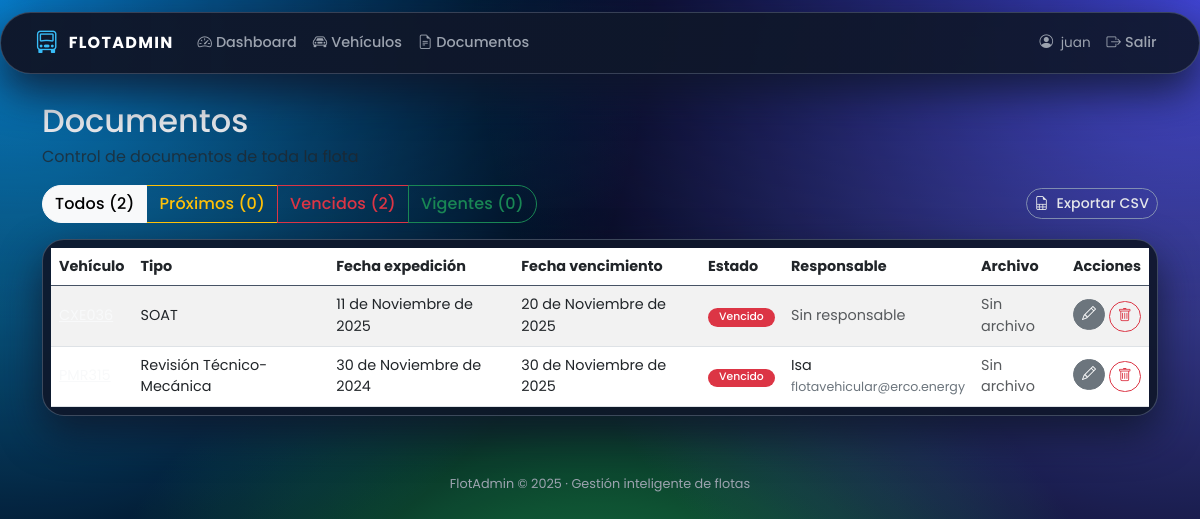
The page /documentos/ (signed in) on the database its author committed.
### gestion_flota/models.py (models this page shows, shortened)
class DocumentoVehiculo(models.Model):
    vehiculo = models.ForeignKey(
        Vehiculo,
        on_delete=models.CASCADE,
        related_name='documentos',
    )
    tipo = models.ForeignKey(
        TipoDocumento,
        on_delete=models.PROTECT,
    )
    fecha_expedicion = models.DateField(null=True, blank=True)
    fecha_vencimiento = models.DateField()
    archivo = models.FileField(
        upload_to=documento_vehiculo_path,
        null=True,
        blank=True,
        validators=[FileExtensionValidator(['pdf'])],
        help_text="Archivo PDF del documento. Se almacena en Cloudinary.",
    )
    creado_en = models.DateTimeField(auto_now_add=True)
    class Meta:
        ordering = ['fecha_vencimiento']
        verbose_name = "Documento de vehículo"
        verbose_name_plural = "Documentos de vehículos"
    @property
    def estado(self):
        hoy = date.today()
        if self.fecha_vencimiento < hoy:
            return 'vencido'
        delta_alerta = 30
        if (self.fecha_vencimiento - hoy).days <= delta_alerta:
            return 'proximo'
        return 'vigente'

class TipoDocumento(models.Model):
    nombre = models.CharField(max_length=50)  # SOAT, Tecnomecánica, Seguro, etc.
    descripcion = models.TextField(blank=True)
    class Meta:
        verbose_name = "Tipo de documento"
        verbose_name_plural = "Tipos de documento"
        ordering = ["nombre"]

class Vehiculo(models.Model):
    placa = models.CharField(max_length=10, unique=True)
    marca = models.CharField(max_length=50)
    modelo = models.CharField(max_length=50)
    anio = models.PositiveIntegerField(null=True, blank=True)
    tipo = models.CharField(
        max_length=50,
        blank=True,
        help_text="Ej: camioneta, camión, moto, automóvil, etc.",
    )
    foto = models.ImageField(
        upload_to=vehiculo_foto_path,
        null=True,
        blank=True,
        help_text="Foto del vehículo. Se almacena en Cloudinary.",
    )
    activo = models.BooleanField(default=True)
    responsable_nombre = models.CharField(max_length=100, blank=True)
    responsable_email = models.EmailField(blank=True)
    creado_por = models.ForeignKey(
        User,
        on_delete=models.SET_NULL,
        null=True,
        blank=True,
        related_name="vehiculos_creados",
    )
    creado_en = models.DateTimeField(auto_now_add=True)
    class Meta:
        verbose_name = "Vehículo"
        verbose_name_plural = "Vehículos"
        ordering = ["placa"]

### gestion_flota/views.py (the view)
# urls.py: path('documentos/', views.documento_list, name='documento_list'),
@login_required
def documento_list(request):
    hoy = date.today()
    dias_alerta = 30
    estado = request.GET.get('estado')  # 'vencidos', 'proximos', 'vigentes' o None
    docs = DocumentoVehiculo.objects.select_related('vehiculo', 'tipo')
    if estado == 'vencidos':
        docs = docs.filter(fecha_vencimiento__lt=hoy)
    elif estado == 'proximos':
        docs = docs.filter(
            fecha_vencimiento__gte=hoy,
            fecha_vencimiento__lte=hoy + timedelta(days=dias_alerta),
        )
    elif estado == 'vigentes':
        docs = docs.filter(
            fecha_vencimiento__gt=hoy + timedelta(days=dias_alerta),
        )
    total_vencidos = DocumentoVehiculo.objects.filter(fecha_vencimiento__lt=hoy).count()
    total_proximos = DocumentoVehiculo.objects.filter(
        fecha_vencimiento__gte=hoy,
        fecha_vencimiento__lte=hoy + timedelta(days=dias_alerta),
    ).count()
    total_vigentes = DocumentoVehiculo.objects.filter(
        fecha_vencimiento__gt=hoy + timedelta(days=dias_alerta),
    ).count()
    total_todos = DocumentoVehiculo.objects.count()
    context = {
        'documentos': docs.order_by('fecha_vencimiento'),
        'estado': estado,
        'total_vencidos': total_vencidos,
        'total_proximos': total_proximos,
        'total_vigentes': total_vigentes,
        'total_todos': total_todos,
    }
    return render(request, 'gestion_flota/documento_list.html', context)

### templates/gestion_flota/documento_list.html (shortened to what this page needs)
{% extends 'base.html' %}
{% block content %}
<div class="container mt-4">
  <div class="d-flex justify-content-between align-items-center mb-3">
    <div>
      <h2 class="mb-1">Documentos</h2>
      <p class="text-muted mb-0">Control de documentos de toda la flota</p>
    </div>
  </div>
  <div class="d-flex justify-content-between align-items-center mb-3">
    <div class="btn-group" role="group">
      <a href="{% url 'documento_list' %}"
         class="btn btn-outline-light {% if not estado %}active{% endif %}">
        Todos ({{ total_todos }})
      </a>
      <a href="{% url 'documento_list' %}?estado=proximos"
         class="btn btn-outline-warning {% if estado == 'proximos' %}active{% endif %}">
        Próximos ({{ total_proximos }})
      </a>
      <a href="{% url 'documento_list' %}?estado=vencidos"
         class="btn btn-outline-danger {% if estado == 'vencidos' %}active{% endif %}">
        Vencidos ({{ total_vencidos }})
      </a>
      <a href="{% url 'documento_list' %}?estado=vigentes"
         class="btn btn-outline-success {% if estado == 'vigentes' %}active{% endif %}">
        Vigentes ({{ total_vigentes }})
      </a>
    </div>
    <div>
      <a
        href="{% url 'documento_export_csv' %}{% if estado %}?estado={{ estado }}{% endif %}"
        class="btn btn-outline-light btn-sm"
      >
        <i class="bi bi-file-earmark-spreadsheet me-1"></i> Exportar CSV
      </a>
    </div>
  </div>
  <div class="table-responsive">
    <table class="table table-striped table-hover align-middle mb-0">
      <thead>
        <tr>
          <th>Vehículo</th>
          <th>Tipo</th>
          <th>Fecha expedición</th>
          <th>Fecha vencimiento</th>
          <th>Estado</th>
          <th>Responsable</th>
          <th>Archivo</th>
          <th class="text-end">Acciones</th>
        </tr>
      </thead>
      <tbody>
        {% for doc in documentos %}
          <tr>
            <td>
              <a href="{% url 'vehiculo_detail' doc.vehiculo.pk %}" class="link-light text-decoration-underline">
              </a>
            </td>
            <td>{{ doc.tipo.nombre }}</td>
            <td>{{ doc.fecha_expedicion|default:"-" }}</td>
            <td>{{ doc.fecha_vencimiento }}</td>
            <td>
              {% if doc.estado == 'vencido' %}
                <span class="badge text-bg-danger">Vencido</span>
              {% elif doc.estado == 'proximo' %}
                <span class="badge text-bg-warning text-dark">Próximo</span>
              {% else %}
                <span class="badge text-bg-success">Vigente</span>
              {% endif %}
            </td>
            <td>
              {% if doc.vehiculo.responsable_nombre %}
                {{ doc.vehiculo.responsable_nombre }}
                {% if doc.vehiculo.responsable_email %}
                  <br>
                  <small class="text-muted">
                    <a href="mailto:{{ doc.vehiculo.responsable_email }}" class="link-secondary">
                      {{ doc.vehiculo.responsable_email }}
                    </a>
                  </small>
                {% endif %}
              {% else %}
                <span class="text-muted">Sin responsable</span>
              {% endif %}
            </td>
            <td>
              {% if doc.archivo %}
                <a href="{{ doc.archivo.url }}" target="_blank" class="btn btn-outline-primary btn-sm">
                  <i class="bi bi-file-earmark-pdf me-1"></i> Ver PDF
                </a>
              {% else %}
                <span class="text-muted">Sin archivo</span>
              {% endif %}
            </td>
            <td class="text-end">
              <a href="{% url 'documento_update' doc.pk %}" class="btn btn-sm btn-secondary mb-1">
                <i class="bi bi-pencil"></i>
              </a>
              <a href="{% url 'documento_delete' doc.pk %}" class="btn btn-sm btn-outline-danger">
                <i class="bi bi-trash"></i>
              </a>
            </td>
          </tr>
        {% empty %}
          <tr>
            <td colspan="8" class="text-center text-muted">
              No hay documentos para mostrar.
            </td>
          </tr>
        {% endfor %}
      </tbody>
    </table>
  </div>
</div>
{% endblock %}

### templates/base.html (shortened to what this page needs)
{% load static %}
<!DOCTYPE html>
<html lang="es">
<head>
  <link
    href="https://cdn.jsdelivr.net/npm/bootstrap@5.3.0/dist/css/bootstrap.min.css"
    rel="stylesheet">
  <link
    rel="stylesheet"
    href="https://cdn.jsdelivr.net/npm/bootstrap-icons@1.11.3/font/bootstrap-icons.css">
</head>
<body>
<nav class="navbar navbar-expand-lg navbar-dark">
  <div class="container-fluid">
    <a class="navbar-brand d-flex align-items-center" href="{% url 'dashboard' %}">
      <i class="bi bi-truck-front"></i>
      <span>FlotAdmin</span>
    </a>
    <div class="collapse navbar-collapse" id="navbarNav">
      {% if user.is_authenticated %}
        <ul class="navbar-nav me-auto">
          <li class="nav-item">
            <a class="nav-link" href="{% url 'dashboard' %}">
              <i class="bi bi-speedometer2 me-1"></i>Dashboard
            </a>
          </li>
          <li class="nav-item">
            <a class="nav-link" href="{% url 'vehiculo_list' %}">
              <i class="bi bi-car-front me-1"></i>Vehículos
            </a>
          </li>
          <li class="nav-item">
            <a class="nav-link" href="{% url 'documento_list' %}">
              <i class="bi bi-file-earmark-text me-1"></i>Documentos
            </a>
          </li>
        </ul>
        <ul class="navbar-nav ms-auto">
          <li class="nav-item d-flex align-items-center me-2">
            <span class="navbar-text">
              <i class="bi bi-person-circle me-1"></i> {{ user.username }}
            </span>
          </li>
          <li class="nav-item">
            <a class="nav-link" href="{% url 'logout' %}">
              <i class="bi bi-box-arrow-right me-1"></i>Salir
            </a>
          </li>
        </ul>
      {% endif %}
    </div>
  </div>
</nav>
<div class="container main-wrapper">
  {% block content %}{% endblock %}
</div>
<footer class="app-footer">
  FlotAdmin © {% now "Y" %} · Gestión inteligente de flotas
</footer>
</body>
</html>

### templates/base.html (style rules this page uses)
:root { --bg-gradient: radial-gradient(circle at top left, #0ea5e9 0, transparent 45%), radial-gradient(circle at top right, #6366f1 0, transparent 50%), radial-gradient(circle at bottom, #22c55e 0, #020617 55%); --card-bg: rgba(15, 23, 42, 0.9); --card-border: rgba(148, 163, 184, 0.15); --text-main: #e5e7eb; --text-muted: #9ca3af; --accent: #60a5fa; --accent-soft: rgba(96, 165, 250, 0.2); --shadow-soft: 0 18px 40px rgba(15, 23, 42, 0.8); --radius-xl: 22px; --transition-fast: 0.2s ease-out; }
body { min-height: 100vh; margin: 0; font-family: "Poppins", system-ui, -apple-system, BlinkMacSystemFont, "Segoe UI", sans-serif; background: #020617; color: var(--text-main); position: relative; overflow-x: hidden; }
body::before { content: ""; position: fixed; inset: 0; background: var(--bg-gradient); opacity: 0.9; z-index: -2; }
body::after { content: ""; position: fixed; inset: 0; background-image: linear-gradient(to bottom, rgba(15, 23, 42, 0.5), transparent 40%); mix-blend-mode: soft-light; z-index: -1; }
.navbar { margin-top: 12px; margin-inline: auto; max-width: 1200px; border-radius: 999px; background: linear-gradient(90deg, rgba(15, 23, 42, 0.98), rgba(15, 23, 42, 0.9)); border: 1px solid rgba(148, 163, 184, 0.3); box-shadow: var(--shadow-soft); padding-inline: 1.4rem; }
.navbar-brand { font-weight: 700; letter-spacing: 0.08em; text-transform: uppercase; font-size: 1rem; display: flex; align-items: center; gap: 0.6rem; }
.navbar-brand i { font-size: 1.4rem; color: #38bdf8; }
.navbar-nav .nav-link { font-size: 0.9rem; font-weight: 500; color: var(--text-muted); position: relative; padding-inline: 0.8rem; transition: color var(--transition-fast); }
.navbar-nav .nav-link::after { content: ""; position: absolute; left: 0.8rem; right: 0.8rem; bottom: 0.15rem; height: 2px; border-radius: 999px; background: linear-gradient(90deg, #38bdf8, #a855f7); opacity: 0; transform: scaleX(0.4); transform-origin: center; transition: opacity 0.2s ease-out, transform 0.2s ease-out; }
.navbar-text { font-size: 0.85rem; color: var(--text-muted); }
.main-wrapper { margin-top: 1.8rem; margin-bottom: 2.5rem; max-width: 1200px; padding-inline: 0.5rem; animation: fadeUp 0.5s ease-out; }
.badge { border-radius: 999px; font-weight: 500; padding-inline: 0.7rem; }
.table { background-color: transparent; color: var(--text-main); font-size: 0.9rem; }
.table thead { background: radial-gradient(circle at top, rgba(15, 23, 42, 0.9), transparent 70%); color: var(--text-muted); border-bottom: 1px solid rgba(51, 65, 85, 0.9); }
.table tbody tr { background-color: rgba(15, 23, 42, 0.9); }
.table-responsive { border-radius: var(--radius-xl); background-color: rgba(15, 23, 42, 0.9); padding: 0.5rem; box-shadow: var(--shadow-soft); border: 1px solid rgba(148, 163, 184, 0.35); }
a, a:visited { color: var(--accent); text-decoration: none; }
.btn { border-radius: 999px; font-weight: 500; letter-spacing: 0.01em; transition: transform var(--transition-fast), box-shadow var(--transition-fast), background-color var(--transition-fast), color var(--transition-fast); }
.btn-outline-light { color: var(--text-main); border-color: rgba(148, 163, 184, 0.8); background-color: transparent; }
.app-footer { color: var(--text-muted); font-size: 0.8rem; padding: 18px 0 24px; text-align: center; }

### rows shown on the page
DocumentoVehiculo: tipo.nombre "SOAT", fecha_expedicion "11 de Noviembre de 2025", fecha_vencimiento "20 de Noviembre de 2025", shows "Vencido", shows "Sin responsable", archivo "Sin archivo"
DocumentoVehiculo: tipo.nombre "Revisión Técnico-Mecánica", fecha_expedicion "30 de Noviembre de 2024", fecha_vencimiento "30 de Noviembre de 2025", shows "Vencido", vehiculo.responsable_nombre "Isa", vehiculo.responsable_email "flotavehicular@erco.energy", archivo "Sin archivo"

### other values the page prints
{{ user.username }} "juan"
{{ total_todos }} "2"
{{ total_proximos }} "0"
{{ total_vencidos }} "2"
{{ total_vigentes }} "0"
